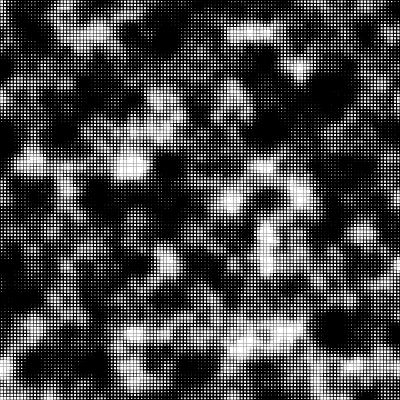
Frame 1 (no input)
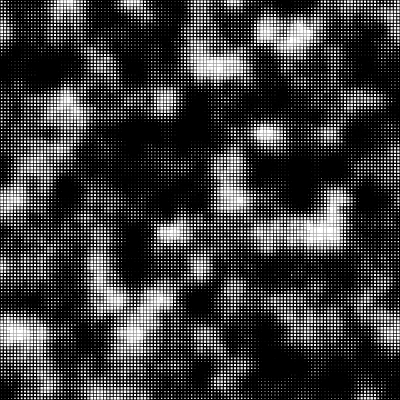
Frame 60 (no input)
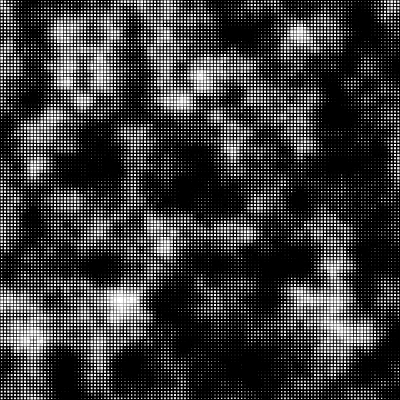
Frame 120 (the mouse pressed at the canvas centre since frame 60)

The p5.js sketch that drew these frames (run headless with seeded random() and noise() and a simulated clock; from frame 60 on, the mouse is pressed at the canvas centre):

// p5.js sketch
// ── sketch.js
let points = 120;
let xoff;
let noiseY = 0;
let t = 0;
let timeSpeed = 0.0000010;

function setup() {
  createCanvas(400, 400);
  rectMode(CENTER);
  xoff = width / points;
  noStroke();
}

function draw() {
  background(0);
  
  for(let i = 0; i < points; ++i) {
    let x = i * xoff + xoff * 0.5;
    for (let j = 0; j < points; ++j) {
      let y = j * xoff + xoff * 0.5;
      let n = noise(x * 0.03, y * 0.03, t);
      n = constrain(n, 0.25, 0.75);
      n = map(n, 0.25, 0.75, 0, 1);
      t += timeSpeed;
      let s = n * xoff;
      let col = n * 255;
      fill(255);
      square(x, y, s);
    }
  }
}
